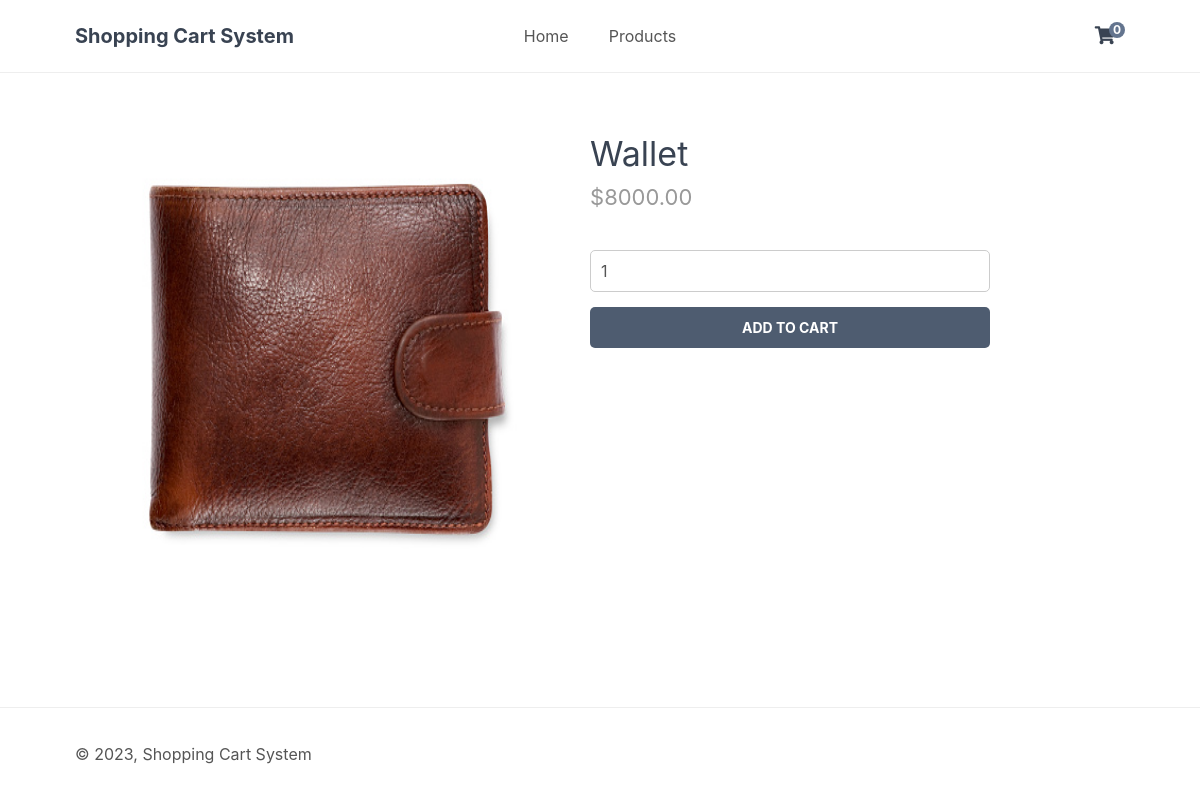
Screenshot of /index.php?page=product&id=2 with the database file from the repository.
### tables this page shows
CREATE TABLE `products` (
  `id` int(11) NOT NULL,
  `name` varchar(200) NOT NULL,
  `desc` text NOT NULL,
  `price` decimal(7,2) NOT NULL,
  `rrp` decimal(7,2) NOT NULL DEFAULT 0.00,
  `quantity` int(11) NOT NULL,
  `img` text NOT NULL,
  `date_added` datetime NOT NULL DEFAULT current_timestamp()
);

### index.php (called while the page is built, shortened)
<?php
include 'functions.php';
$page = isset($_GET['page']) && file_exists($_GET['page'] . '.php') ? $_GET['page'] : 'home';
include $page . '.php';
?>

### product.php (the view, shortened to what this page needs)
<?php
if (isset($_GET['id'])) {
    $stmt = $pdo->prepare('SELECT * FROM products WHERE id = ?');
    $stmt->execute([$_GET['id']]);
    $product = $stmt->fetch(PDO::FETCH_ASSOC);
} else {
    exit('Product does not exist!');
}
?>
<?=template_header('Product')?>
<div class="product content-wrapper">
    <img src="imgs/<?=$product['img']?>" width="500" height="500" alt="<?=$product['name']?>">
    <div>
        <h1 class="name"><?=$product['name']?></h1>
        <span class="price">
            &dollar;<?=$product['price']?>
        </span>
        <form action="index.php?page=cart" method="post">
            <input type="number" name="quantity" value="1" min="1" max="<?=$product['quantity']?>" placeholder="Quantity" required>
            <input type="submit" value="Add To Cart">
        </form>
    </div>
</div>
<?=template_footer()?>

### style.css (style rules this page uses)
* { box-sizing: border-box; font-family: -apple-system, BlinkMacSystemFont, "segoe ui", roboto, oxygen, ubuntu, cantarell, "fira sans", "droid sans", "helvetica neue", Arial, sans-serif; font-size: 16px; -webkit-font-smoothing: antialiased; -moz-osx-font-smoothing: grayscale; }
html { height: 100%; }
body { position: relative; min-height: 100%; color: #555555; background-color: #FFFFFF; margin: 0; padding-bottom: 100px; }
h1, h2, h3, h4, h5 { color: #394352; }
.content-wrapper { width: 1050px; margin: 0 auto; }
main > .product { display: flex; padding: 40px 0; }
main > .product > div { padding-left: 15px; }
main > .product h1 { font-size: 34px; font-weight: normal; margin: 0; padding: 20px 0 10px 0; }
main > .product .price { display: block; font-size: 22px; color: #999999; }
main > .product form { display: flex; flex-flow: column; margin: 40px 0; }
main > .product form input[type="number"] { width: 400px; padding: 10px; margin-bottom: 15px; border: 1px solid #ccc; color: #555555; border-radius: 5px; }
main > .product form input[type="submit"] { background: #4e5c70; border: 0; color: #FFFFFF; width: 400px; padding: 12px 0; text-transform: uppercase; font-size: 14px; font-weight: bold; border-radius: 5px; cursor: pointer; }

### rows the page displays
products: img (picture), name "Wallet", price "8000.00"

### other values shown
$num_items_in_cart "0"
